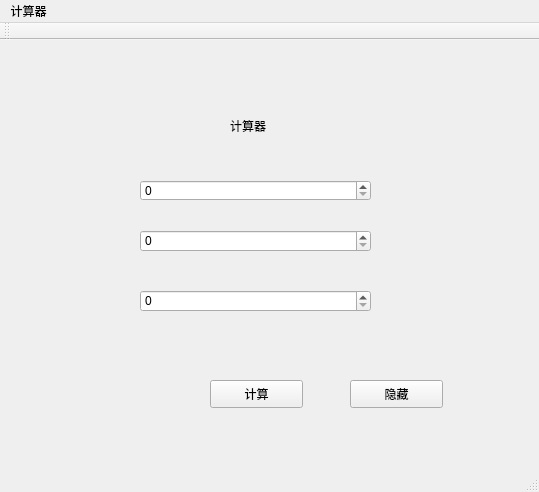
<?xml version="1.0" encoding="UTF-8"?>
<ui version="4.0">
 <class>MainWindow</class>
 <widget class="QMainWindow" name="MainWindow">
  <property name="geometry">
   <rect>
    <x>0</x>
    <y>0</y>
    <width>539</width>
    <height>492</height>
   </rect>
  </property>
  <property name="windowTitle">
   <string>MainWindow</string>
  </property>
  <widget class="QWidget" name="centralWidget">
   <widget class="QPushButton" name="jisuan">
    <property name="geometry">
     <rect>
      <x>210</x>
      <y>340</y>
      <width>93</width>
      <height>28</height>
     </rect>
    </property>
    <property name="text">
     <string>计算</string>
    </property>
   </widget>
   <widget class="QLabel" name="label">
    <property name="geometry">
     <rect>
      <x>230</x>
      <y>60</y>
      <width>51</width>
      <height>51</height>
     </rect>
    </property>
    <property name="text">
     <string>计算器</string>
    </property>
    <property name="textFormat">
     <enum>Qt::AutoText</enum>
    </property>
   </widget>
   <widget class="QSpinBox" name="spinBox">
    <property name="geometry">
     <rect>
      <x>140</x>
      <y>140</y>
      <width>231</width>
      <height>21</height>
     </rect>
    </property>
   </widget>
   <widget class="QSpinBox" name="spinBox_2">
    <property name="geometry">
     <rect>
      <x>140</x>
      <y>190</y>
      <width>231</width>
      <height>22</height>
     </rect>
    </property>
   </widget>
   <widget class="QSpinBox" name="spinBox_3">
    <property name="geometry">
     <rect>
      <x>140</x>
      <y>250</y>
      <width>231</width>
      <height>22</height>
     </rect>
    </property>
    <property name="displayIntegerBase">
     <number>2</number>
    </property>
   </widget>
   <widget class="QPushButton" name="pushButton">
    <property name="geometry">
     <rect>
      <x>350</x>
      <y>340</y>
      <width>93</width>
      <height>28</height>
     </rect>
    </property>
    <property name="text">
     <string>隐藏</string>
    </property>
   </widget>
  </widget>
  <widget class="QMenuBar" name="menuBar">
   <property name="geometry">
    <rect>
     <x>0</x>
     <y>0</y>
     <width>539</width>
     <height>26</height>
    </rect>
   </property>
   <widget class="QMenu" name="menu">
    <property name="title">
     <string>计算器</string>
    </property>
   </widget>
   <addaction name="menu"/>
  </widget>
  <widget class="QToolBar" name="mainToolBar">
   <attribute name="toolBarArea">
    <enum>TopToolBarArea</enum>
   </attribute>
   <attribute name="toolBarBreak">
    <bool>false</bool>
   </attribute>
  </widget>
  <widget class="QStatusBar" name="statusBar"/>
 </widget>
 <layoutdefault spacing="6" margin="11"/>
 <resources/>
 <connections/>
</ui>
